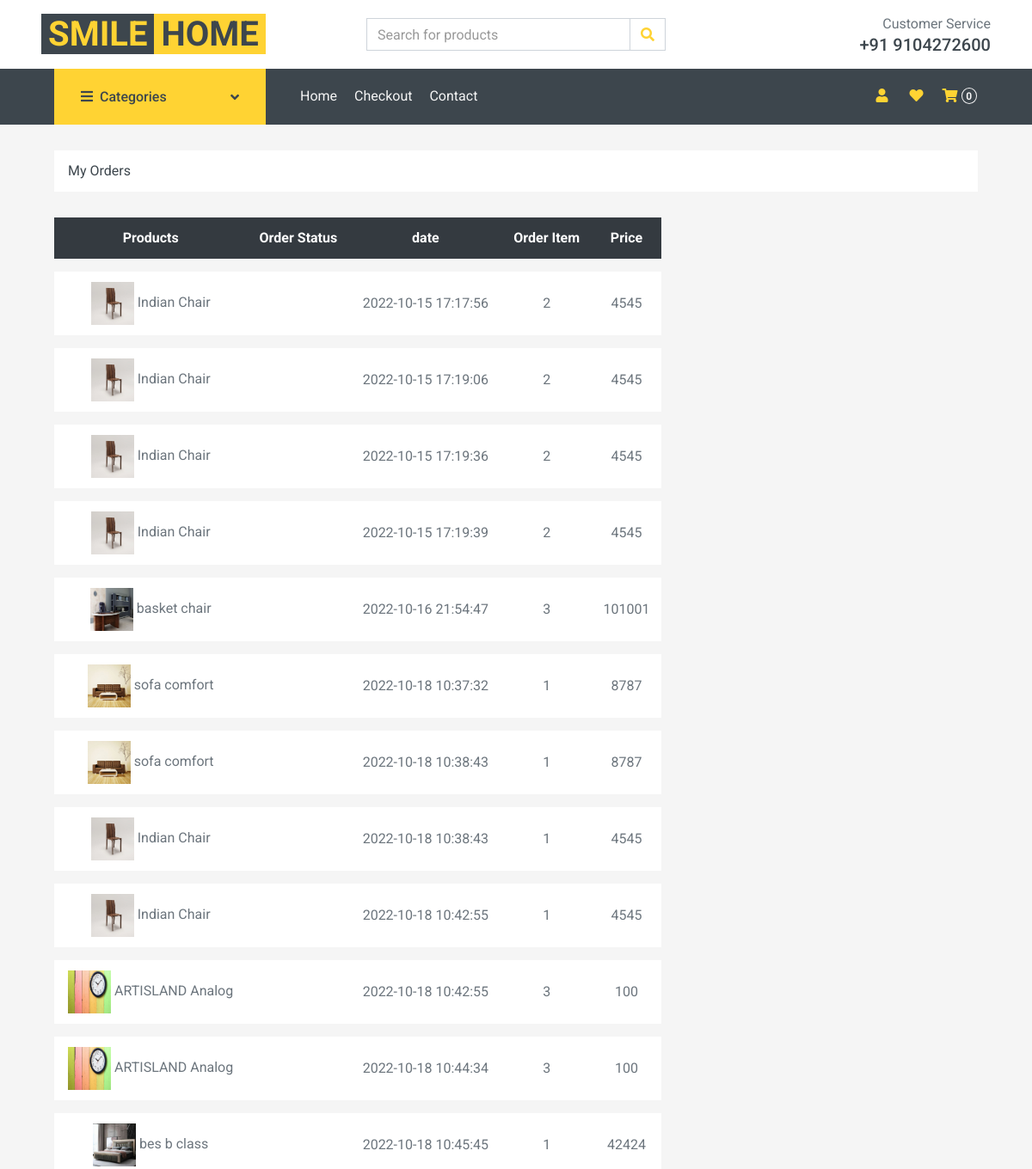
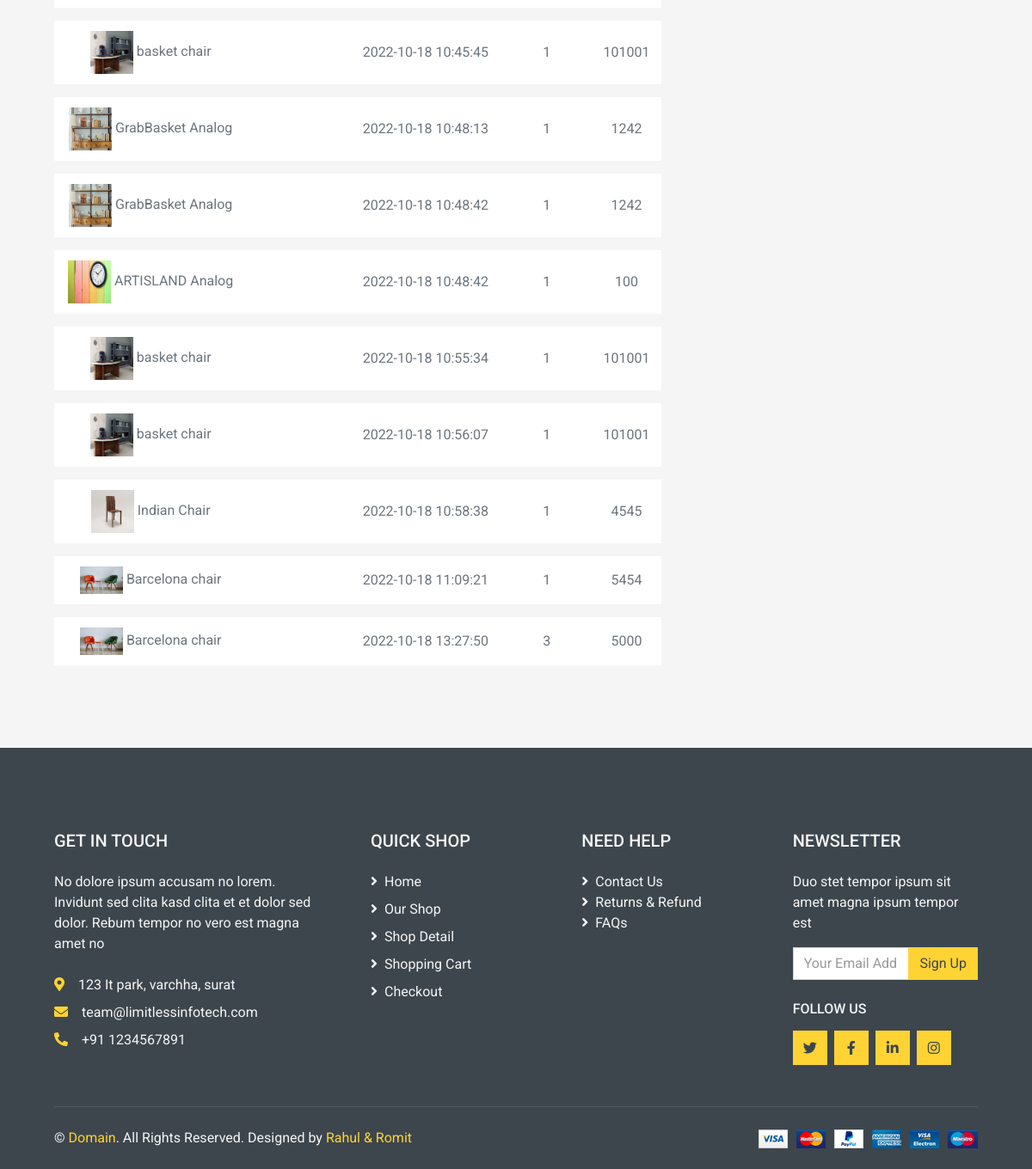
The page /user_orders.php (signed in) on the database its author committed (2 pictures, top to bottom).
### tables this page shows
CREATE TABLE `product` (
  `product_id` int(11) NOT NULL,
  `product_title` varchar(50) NOT NULL,
  `product_description` varchar(100) NOT NULL,
  `product_img` varchar(100) NOT NULL,
  `product_img2` varchar(100) NOT NULL,
  `category` varchar(50) NOT NULL,
  `product_quantity` int(11) NOT NULL,
  `product_price` int(11) NOT NULL,
  `product_add_date` text NOT NULL,
  `product_modify_date` text NOT NULL
);

CREATE TABLE `orders` (
  `order_id` int(11) NOT NULL,
  `user_id` int(11) NOT NULL,
  `total_price` varchar(200) NOT NULL,
  `order_status` varchar(200) NOT NULL,
  `payment_mode` varchar(200) NOT NULL,
  `timestampe` datetime NOT NULL DEFAULT current_timestamp()
);

CREATE TABLE `orderitems` (
  `id` int(11) NOT NULL,
  `order_id` int(11) NOT NULL,
  `product_id` int(11) NOT NULL,
  `quantity` int(11) NOT NULL,
  `product_price` int(11) NOT NULL
);

### user_orders.php (the view, shortened to what this page needs)
<?php
   include('./header.php');
if(isset($_SESSION['email'])){
    $user_id=$_SESSION['userid'];
}
?>
<!DOCTYPE html>
<html lang="en">
<head>
    <link href="https://cdnjs.cloudflare.com/ajax/libs/font-awesome/5.10.0/css/all.min.css" rel="stylesheet">
    <link href="lib/animate/animate.min.css" rel="stylesheet">
    <link href="lib/owlcarousel/assets/owl.carousel.min.css" rel="stylesheet">
    <link href="css/style.css" rel="stylesheet">
</head>
<body style="overflow-x: hidden">
    <div class="container-fluid">
        <div class="row px-xl-5">
            <div class="col-12">
                <nav class="breadcrumb bg-light mb-30">
                    <a class="breadcrumb-item text-dark" href="#">My Orders</a>
                </nav>
            </div>
        </div>
    </div>
    <div class="container-fluid">
        <div class="row px-xl-5">
            <div class="col-lg-8 table-responsive mb-5">
                <table class="table table-light table-borderless table-hover text-center mb-0">
                    <thead class="thead-dark">
                        <tr>
                            <th>Products</th>
                            <th>Order Status</th>
                            <th>date</th>
                            <th>Order Item</th>
                            <th>Price</th>
                        </tr>
                    </thead>
                    <tbody class="align-middle">
                        <?php
                            $order="SELECT * FROM `orders` WHERE `user_id`= '".$user_id."'";
                            $runorder=mysqli_query($con,$order);
                            while($row1=mysqli_fetch_assoc($runorder)):
                                $orderstatus=$row1['order_status'];
                                $date=$row1['timestampe'];
                                $orderid=$row1['order_id'];
                                $orderitem="SELECT * FROM `orderitems` WHERE `order_id`='".$orderid."'";
                                $runorderitem=mysqli_query($con,$orderitem);
                                while($row2=mysqli_fetch_assoc($runorderitem)):
                                    $price=$row2['product_price'];
                                    $item=$row2['quantity'];
                                    $productid=$row2['product_id'];
                                    $product="SELECT * FROM `product` WHERE `product_id`='".$productid."'";
                                    $runproduct=mysqli_query($con,$product);
                                    while($row3=mysqli_fetch_assoc($runproduct)):
                                        $img=$row3['product_img'];
                                        $name=$row3['product_title'];
                        ?>
                        <tr>
                            <td class="align-middle"><img src="./Admin/upload/<?php echo $img;?>" alt="" style="width: 50px;"> <?php echo $name;?></td>
                            <td class="align-middle"><?php echo $orderstatus; ?></td>
                            <td class="align-middle"><?php echo $date; ?></td>
                            <td class="align-middle"><?php echo $item;?></td>
                            <td class="align-middle"><?php echo $price;?></td>
                        </tr>
                        <?php endwhile ?>
                        <?php endwhile ?>
                        <?php endwhile ?>
                    </tbody>
                </table>
            </div>
        </div>
    </div>
    <?php
     include('./footer.php');
    ?>
</body>
</html>

### rows shown on the page
orders: timestampe "2022-10-15 17:17:56"
orderitems: quantity "2", product_price "4545"
product: product_img (picture), product_title "Indian Chair"
orders: timestampe "2022-10-15 17:19:06"
orderitems: quantity "2", product_price "4545"
orders: timestampe "2022-10-15 17:19:36"
orderitems: quantity "2", product_price "4545"
orders: timestampe "2022-10-15 17:19:39"
orderitems: quantity "2", product_price "4545"
orders: timestampe "2022-10-16 21:54:47"
orderitems: quantity "3", product_price "101001"
product: product_img (picture), product_title "basket chair"
orders: timestampe "2022-10-18 10:37:32"
orderitems: quantity "1", product_price "8787"
product: product_img (picture), product_title "sofa comfort"
orders: timestampe "2022-10-18 10:38:43"
orderitems: quantity "1", product_price "8787"
orderitems: quantity "1", product_price "4545"
orders: timestampe "2022-10-18 10:42:55"
orderitems: quantity "1", product_price "4545"
orderitems: quantity "3", product_price "100"
product: product_img (picture), product_title "ARTISLAND Analog"
orders: timestampe "2022-10-18 10:44:34"
orderitems: quantity "3", product_price "100"
orders: timestampe "2022-10-18 10:45:45"
orderitems: quantity "1", product_price "42424"
product: product_img (picture), product_title "bes b class"
orderitems: quantity "1", product_price "101001"
orders: timestampe "2022-10-18 10:48:13"
orderitems: quantity "1", product_price "1242"
product: product_img (picture), product_title "GrabBasket Analog"
orders: timestampe "2022-10-18 10:48:42"
orderitems: quantity "1", product_price "1242"
orderitems: quantity "1", product_price "100"
orders: timestampe "2022-10-18 10:55:34"
orderitems: quantity "1", product_price "101001"
orders: timestampe "2022-10-18 10:56:07"
orderitems: quantity "1", product_price "101001"
orders: timestampe "2022-10-18 10:58:38"
orderitems: quantity "1", product_price "4545"
orders: timestampe "2022-10-18 11:09:21"
orderitems: quantity "1", product_price "5454"
product: product_img (picture), product_title "Barcelona chair"
orders: timestampe "2022-10-18 13:27:50"
orderitems: quantity "3", product_price "5000"

### other values the page prints
$count "0"
